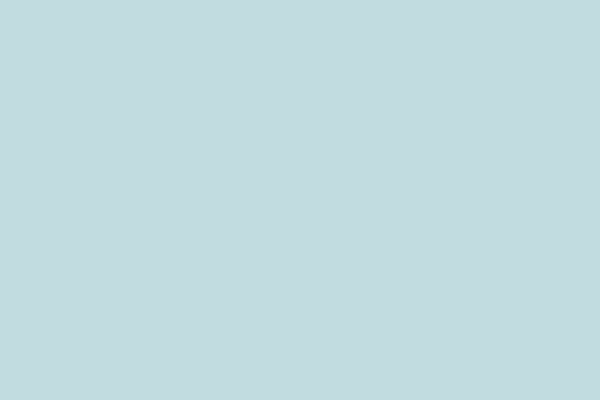
Frame 1 (no input)
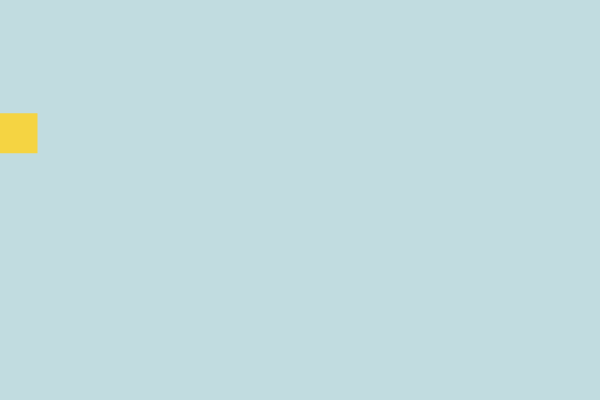
Frame 60 (no input)
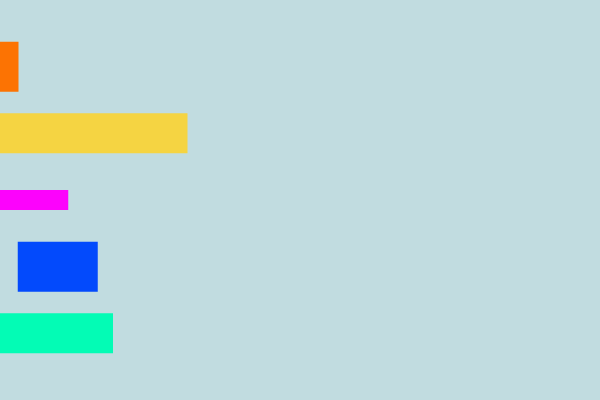
Frame 120 (the mouse pressed at the canvas centre since frame 60)

The p5.js sketch that drew these frames (run headless with seeded random() and noise() and a simulated clock; from frame 60 on, the mouse is pressed at the canvas centre):

// p5.js sketch
// ── sketch.js
// initialize a counter variable
  var count1 = 0;
  var count2 = 0;
  var count3 = 0;
  var count4 = 0;
  var count5 = 0;

function setup() {
  createCanvas(600, 400);
  rectMode(CENTER);
}

function draw() {
  background(193, 220, 224);
  noStroke();

//canvas width=x and height=y variables
//  var x = -210 + count;
  var y = height;
  
// rectangle 1 orange
  fill(252, 115, 3);
  rect(-210 + count1, y*(1/6), 100, 50);
  
// rectangle 2 yellow
  fill(245, 212, 66);
  rect(-210 + count2, y*(2/6), 200, 40);
  
// rectangle 3 pink
  fill(252, 3, 252);
  rect(-210 + count3, y*(3/6), 140, 20);
  
// rectangle 4 blue
  fill(3, 74, 252);
  rect(-210 + count4, y*(4/6), 80, 50);
  
// rectangle 5-turquoise
  fill(3, 252, 181);
  rect(-210 + count5, y*(5/6), 170, 40);
  
// increment the counter variable
  count1 = count1 + 1.5;
  count2 = count2 + 2.5;
  count3 = count3 + 1.75;
  count4 = count4 + 2.25;
  count5 = count5 + 2;
}
// ── test-sketch.js
// initialize a counter variable
  var count1 = 0;
  var count2 = 0;
  var count3 = 0;
  var count4 = 0;
  var count5 = 0;

function setup() {
  createCanvas(600, 400);
  rectMode(CENTER);
}

function draw() {
  background(193, 220, 224);
  noStroke();

//canvas width=x and height=y variables
//  var x = -210 + count;
  var y = height;
  
// rectangle 1 orange
  fill(252, 115, 3);
  rect(-210 + count1, y*(1/6), 100, 50);
  
// rectangle 2 yellow
  fill(245, 212, 66);
  rect(-210 + count2, y*(2/6), 200, 40);
  
// rectangle 3 pink
  fill(252, 3, 252);
  rect(-210 + count3, y*(3/6), 140, 20);
  
// rectangle 4 blue
  fill(3, 74, 252);
  rect(-210 + count4, y*(4/6), 80, 50);
  
// rectangle 5-turquoise
  fill(3, 252, 181);
  rect(-210 + count5, y*(5/6), 170, 40);
  
// increment the counter variable
  count1 = count1 + 1.5;
  count2 = count2 + 2.5;
  count3 = count3 + 1.75;
  count4 = count4 + 2.25;
  count5 = count5 + 2;
}
